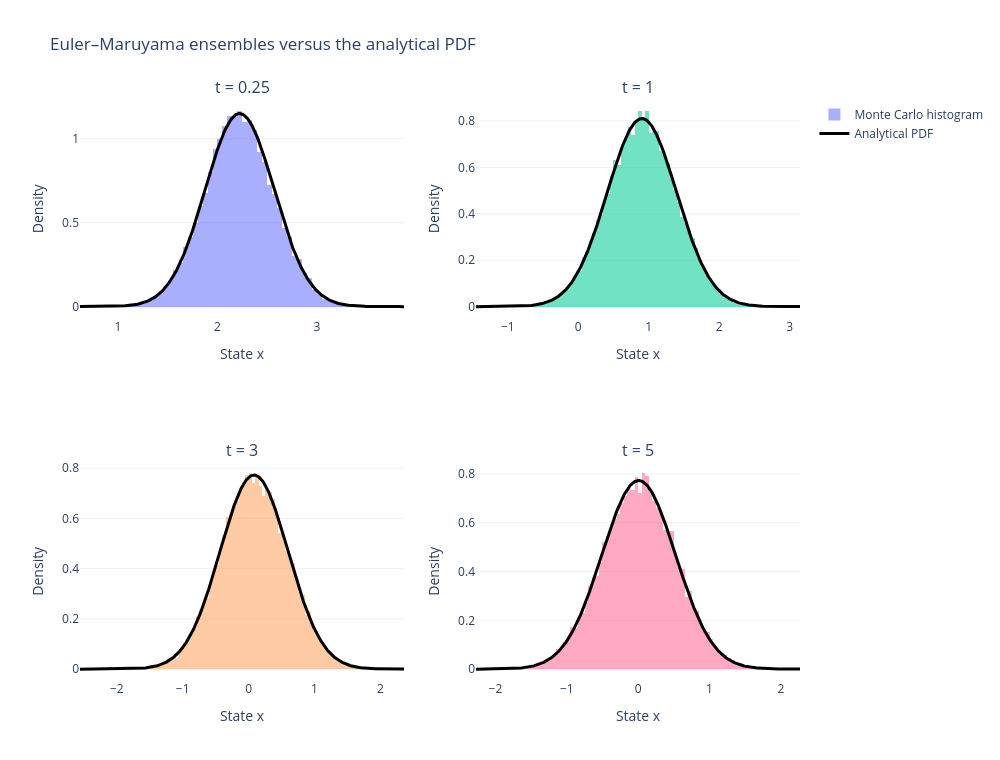

The notebook cell saved with this chart:
### Markdown cell above
## Monte Carlo validation of the evolving PDF

The analytical PDF describes the complete ensemble. Histograms from finitely many Euler–Maruyama paths should approach it. Small remaining differences come from finite sampling and time-discretization error.

### Code cell
fig_pdf_validation = make_subplots(
    rows=2, cols=2,
    subplot_titles=[f't = {t:g}' for t in snapshot_times]
)

for index, t_snapshot in enumerate(snapshot_times):
    row = index // 2 + 1
    col = index % 2 + 1
    samples_t = snapshots_ou[t_snapshot]
    mean_t = theta_ou + (x0_ou - theta_ou) * np.exp(-lambda_ou * t_snapshot)
    var_t = sigma_ou ** 2 / (2.0 * lambda_ou) * (1.0 - np.exp(-2.0 * lambda_ou * t_snapshot))
    grid_t = np.linspace(samples_t.min() - 0.3, samples_t.max() + 0.3, 500)

    fig_pdf_validation.add_trace(
        go.Histogram(
            x=samples_t, histnorm='probability density', nbinsx=90,
            opacity=0.55, showlegend=(index == 0), name='Monte Carlo histogram'
        ), row=row, col=col
    )
    fig_pdf_validation.add_trace(
        go.Scatter(
            x=grid_t, y=normal_pdf(grid_t, mean_t, np.sqrt(var_t)),
            mode='lines', line=dict(color='black', width=3),
            showlegend=(index == 0), name='Analytical PDF'
        ), row=row, col=col
    )

fig_pdf_validation.update_xaxes(title_text='State x')
fig_pdf_validation.update_yaxes(title_text='Density')
fig_pdf_validation.update_layout(
    title='Euler–Maruyama ensembles versus the analytical PDF',
    template='plotly_white', width=1_000, height=760, barmode='overlay'
)
fig_pdf_validation.show()

### Figure 1 — Plotly figure (JSON) as saved in the notebook; plotly's stock layout.template omitted (floating-point values rounded to 4 significant figures; data arrays with more than 128 entries replaced by an {"elided": "..."} marker saying what was removed)
{"data": [{"histnorm": "probability density", "name": "Monte Carlo histogram", "nbinsx": 90, "opacity": 0.55, "showlegend": true, "type": "histogram", "x": {"elided": "30000 float values"}, "xaxis": "x", "yaxis": "y"}, {"line": {"color": "black", "width": 3}, "mode": "lines", "name": "Analytical PDF", "showlegend": true, "type": "scatter", "x": {"elided": "500 float values"}, "xaxis": "x", "y": {"elided": "500 float values"}, "yaxis": "y"}, {"histnorm": "probability density", "name": "Monte Carlo histogram", "nbinsx": 90, "opacity": 0.55, "showlegend": false, "type": "histogram", "x": {"elided": "30000 float values"}, "xaxis": "x2", "yaxis": "y2"}, {"line": {"color": "black", "width": 3}, "mode": "lines", "name": "Analytical PDF", "showlegend": false, "type": "scatter", "x": {"elided": "500 float values"}, "xaxis": "x2", "y": {"elided": "500 float values"}, "yaxis": "y2"}, {"histnorm": "probability density", "name": "Monte Carlo histogram", "nbinsx": 90, "opacity": 0.55, "showlegend": false, "type": "histogram", "x": {"elided": "30000 float values"}, "xaxis": "x3", "yaxis": "y3"}, {"line": {"color": "black", "width": 3}, "mode": "lines", "name": "Analytical PDF", "showlegend": false, "type": "scatter", "x": {"elided": "500 float values"}, "xaxis": "x3", "y": {"elided": "500 float values"}, "yaxis": "y3"}, {"histnorm": "probability density", "name": "Monte Carlo histogram", "nbinsx": 90, "opacity": 0.55, "showlegend": false, "type": "histogram", "x": {"elided": "30000 float values"}, "xaxis": "x4", "yaxis": "y4"}, {"line": {"color": "black", "width": 3}, "mode": "lines", "name": "Analytical PDF", "showlegend": false, "type": "scatter", "x": {"elided": "500 float values"}, "xaxis": "x4", "y": {"elided": "500 float values"}, "yaxis": "y4"}], "layout": {"annotations": [{"font": {"size": 16}, "showarrow": false, "text": "t = 0.25", "x": 0.225, "xanchor": "center", "xref": "paper", "y": 1, "yanchor": "bottom", "yref": "paper"}, {"font": {"size": 16}, "showarrow": false, "text": "t = 1", "x": 0.775, "xanchor": "center", "xref": "paper", "y": 1, "yanchor": "bottom", "yref": "paper"}, {"font": {"size": 16}, "showarrow": false, "text": "t = 3", "x": 0.225, "xanchor": "center", "xref": "paper", "y": 0.375, "yanchor": "bottom", "yref": "paper"}, {"font": {"size": 16}, "showarrow": false, "text": "t = 5", "x": 0.775, "xanchor": "center", "xref": "paper", "y": 0.375, "yanchor": "bottom", "yref": "paper"}], "barmode": "overlay", "height": 760, "title": {"text": "Euler–Maruyama ensembles versus the analytical PDF"}, "width": 1000, "xaxis": {"anchor": "y", "domain": [0, 0.45], "title": {"text": "State x"}}, "xaxis2": {"anchor": "y2", "domain": [0.55, 1], "title": {"text": "State x"}}, "xaxis3": {"anchor": "y3", "domain": [0, 0.45], "title": {"text": "State x"}}, "xaxis4": {"anchor": "y4", "domain": [0.55, 1], "title": {"text": "State x"}}, "yaxis": {"anchor": "x", "domain": [0.625, 1], "title": {"text": "Density"}}, "yaxis2": {"anchor": "x2", "domain": [0.625, 1], "title": {"text": "Density"}}, "yaxis3": {"anchor": "x3", "domain": [0, 0.375], "title": {"text": "Density"}}, "yaxis4": {"anchor": "x4", "domain": [0, 0.375], "title": {"text": "Density"}}}}
